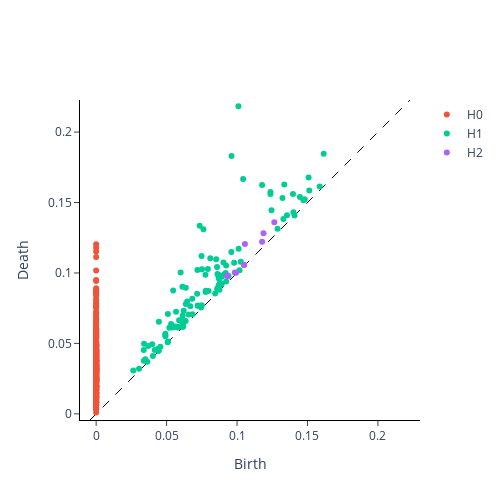

Write notebook code for a chart like this one.
### Code cell
index = 20
plot_diagram(persistence_diagrams[index])
